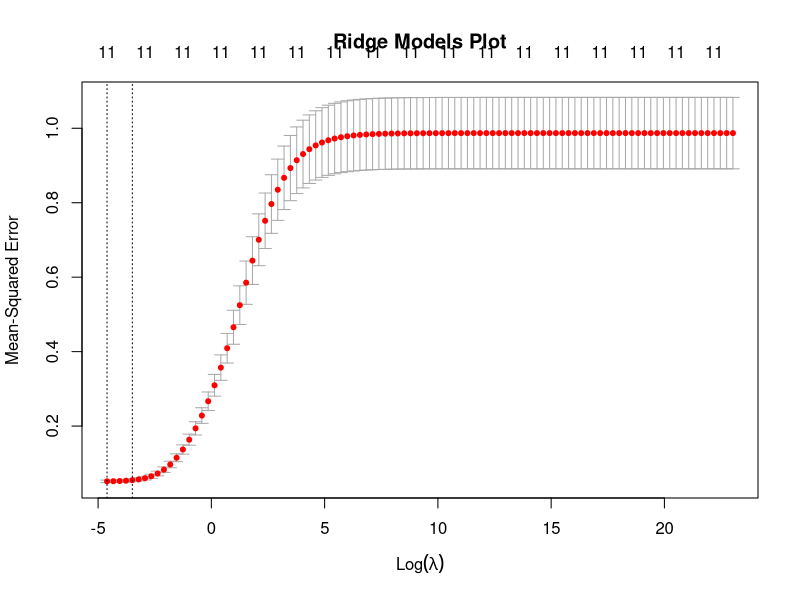

This chart was generated by the following R code: (Note: this script raises an error after producing the figure.)
library(glmnet)

# read in data
train_data <- read.csv("data/train-data.csv")
test_data <- read.csv("data/test-data.csv")
full_data <- read.csv("data/scaled-credit.csv")

### TRAIN ###
train_x <- as.matrix(train_data)[,c(-1,-13)]
train_y <- train_data$Balance
grid <- 10^seq(10, -2, length = 100)
set.seed(100)
ridge.mod <- cv.glmnet(train_x, train_y, intercept = FALSE, standardize = FALSE, lambda = grid, alpha = 0)

# save plot
png("images/ridge-models-plot.png")
plot(ridge.mod, main = "Ridge Models Plot")
dev.off()

# model selection
min_lambda <- ridge.mod$lambda.min
best_fit <- glmnet(train_x, train_y, intercept = FALSE, standardize = FALSE, lambda = min_lambda, alpha = 0)

### TEST ###
test_x <- as.matrix(test_data)[,c(-1,-13)]
target_y <- test_data$Balance
# test set prediction -- MSE
ridge.pred <- predict(best_fit, newx = test_x)
ridge_test_mse <- mean((ridge.pred - target_y)^2)

### FULL DATASET ###
full_x <- as.matrix(full_data)[,c(-1,-13)]
full_y <- full_data$Balance

official_fit <- glmnet(full_x, full_y, intercept = FALSE, standardize = FALSE, lambda = min_lambda, alpha = 0)
ridge_official_coef <- coef(official_fit)

# save RData
save(ridge.mod, min_lambda, ridge_test_mse, ridge_official_coef, file = "data/regressions/ridge-models.RData")

